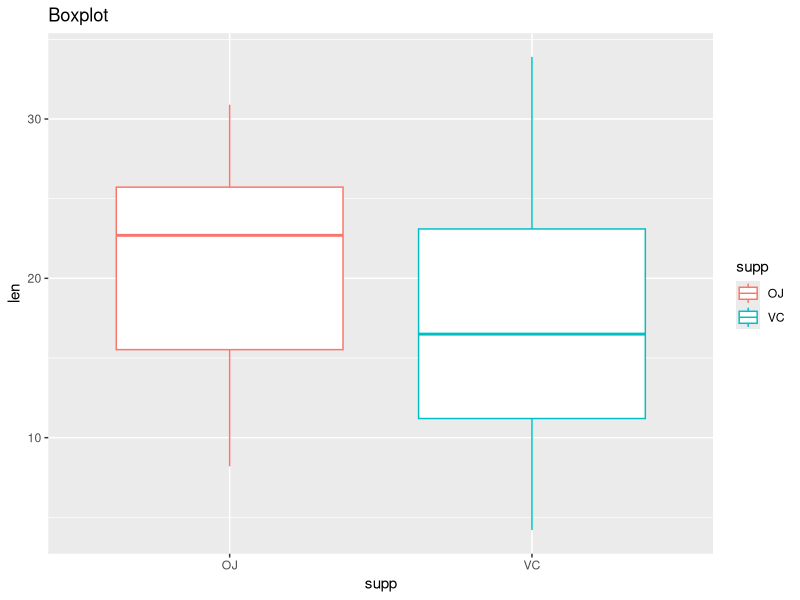
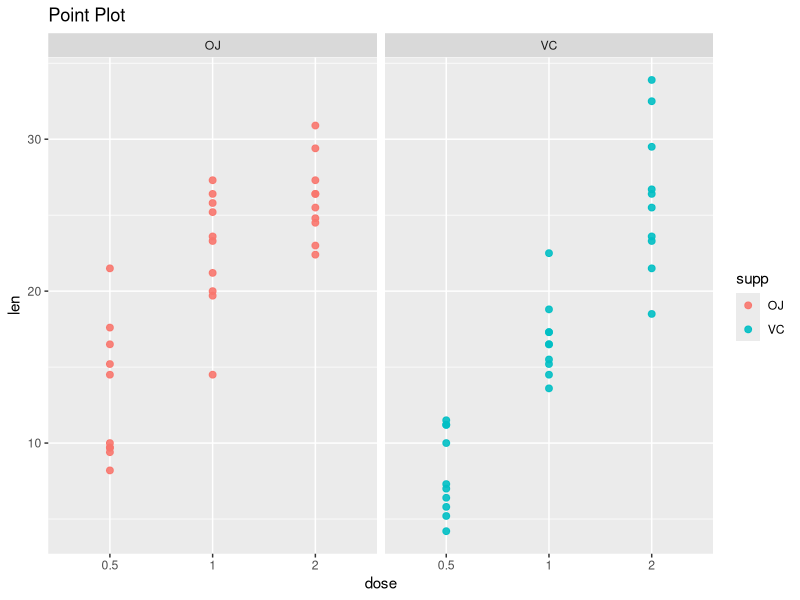
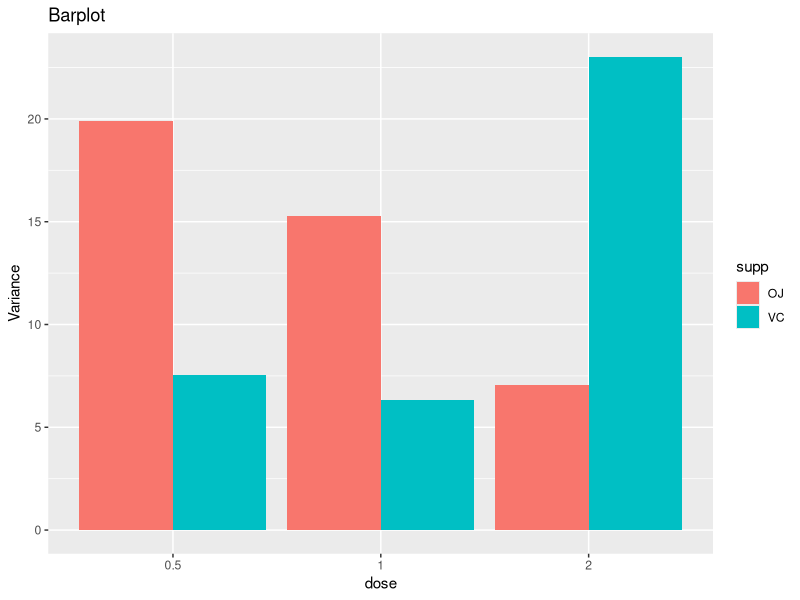
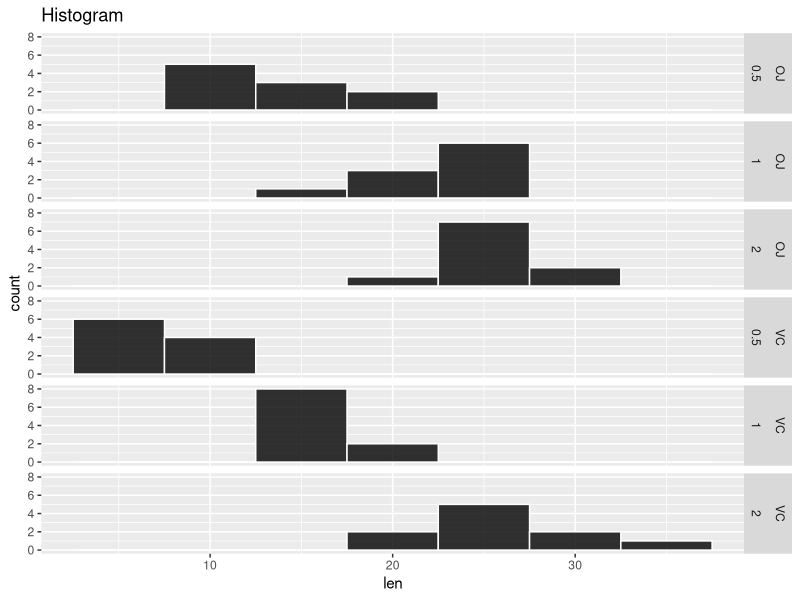

Here is the R script that generated these plots, in order: (Note: this script raises an error after producing the figures.)
## ---- chunk 1
library(knitr)
opts_chunk$set(echo=FALSE, warning = FALSE, message = FALSE, fig.width = 4, fig.height = 3)
## ---- chunk 2
data("ToothGrowth")
library(ggplot2)
library(dplyr)

Tooth_by_Supp_Dose <- ToothGrowth %>%
    group_by(supp, dose)
#change class of dose into factor
Tooth_by_Supp_Dose$dose <- as.factor(Tooth_by_Supp_Dose$dose)

Var_By_Supp <- Tooth_by_Supp_Dose %>%
    group_by(supp, dose) %>%
    summarise(Variance = var(len))
## ---- chunk 3
str(ToothGrowth)
summary(ToothGrowth)
## ---- chunk 4
par(mfrow = c(2, 2))
summary_plot <- ggplot(data=ToothGrowth, aes(x=supp, y=len)) + 
    geom_boxplot(aes(color = supp)) +
    ggtitle("Boxplot")
## ---- chunk 5
Growth_Plot <- ggplot(data = Tooth_by_Supp_Dose, aes(x=dose, y=len)) +
    geom_point(aes(color=supp), alpha=0.9, size = 2) +
    facet_grid(.~ supp) + 
    ggtitle("Point Plot")
## ---- chunk 6
op <- par(mfrow=c(1,2)) 
summary_plot
Growth_Plot
par(op) 
## ---- chunk 7
Bar_Plot <- ggplot(data=Var_By_Supp,aes(x=dose, y = Variance)) +
    geom_bar(aes(fill = supp), position = "dodge", stat="identity") + 
    ggtitle("Barplot")

## ---- chunk 8
#So variances are equal.
Hist_Plot <- ggplot(data= Tooth_by_Supp_Dose, aes(len)) + 
    geom_histogram(binwidth=5,colour = "white",fill = "black",alpha=0.8) + 
    facet_grid(supp + dose ~ .) + 
    ggtitle("Histogram")


#the assumption that the data distributed in the shape of mound is acceptable, since each unite of observations is identical and randomly chosen. 
## ---- chunk 9
op <- par(mfrow=c(1,2)) 
Bar_Plot
Hist_Plot
par(op) 
## ---- chunk 10
Dose_0.5 <- filter(ToothGrowth, dose == 0.5)
test_0.5 <- t.test(len ~ supp, paired = FALSE, var.equal = FALSE, data = Dose_0.5)
## ---- chunk 11
test_0.5$conf
## ---- chunk 12
test_0.5$p.value
## ---- chunk 13
Dose_1.0 <- filter(ToothGrowth, dose == 1.0)
test_1.0 <- t.test(len ~ supp, paired = FALSE, var.equal = FALSE, data = Dose_1.0)
## ---- chunk 14
test_1.0$conf
## ---- chunk 15
test_1.0$p.value
## ---- chunk 16
Dose_2.0 <- filter(ToothGrowth, dose == 2.0)
test_2.0 <- t.test(len ~ supp, paired = FALSE, var.equal = FALSE, data = Dose_2.0)
## ---- chunk 17
test_2.0$conf
## ---- chunk 18
test_2.0$p.value
